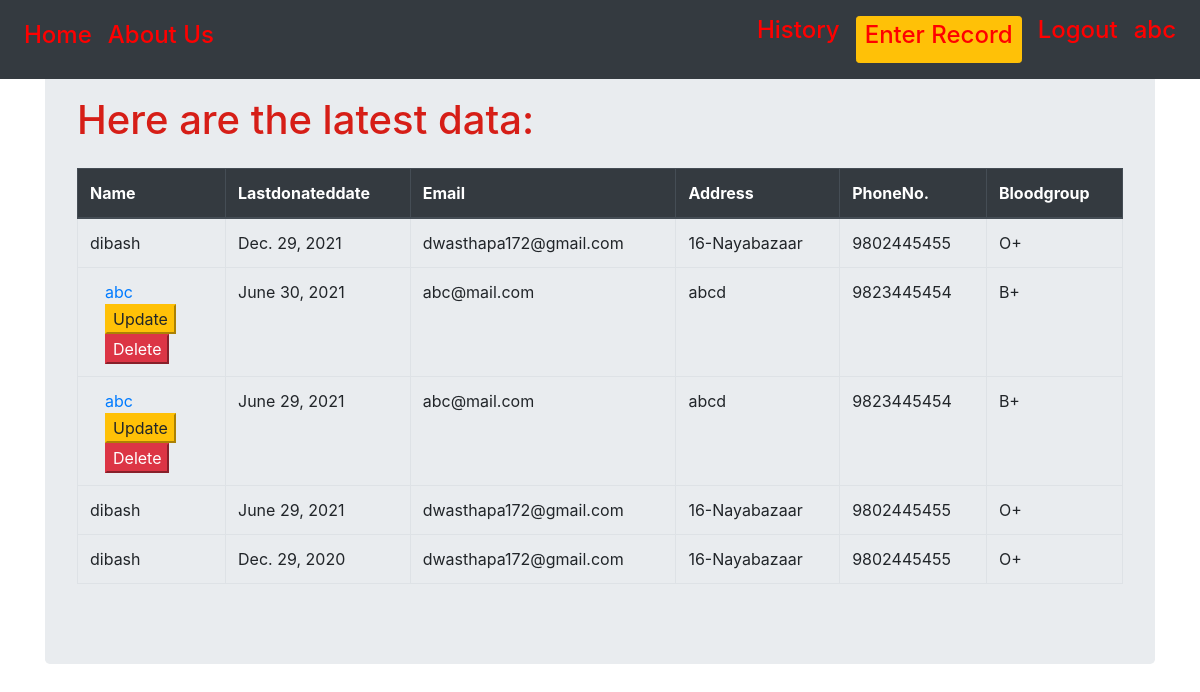
/historylist/ (signed in), run on an earlier commit of the app's database.
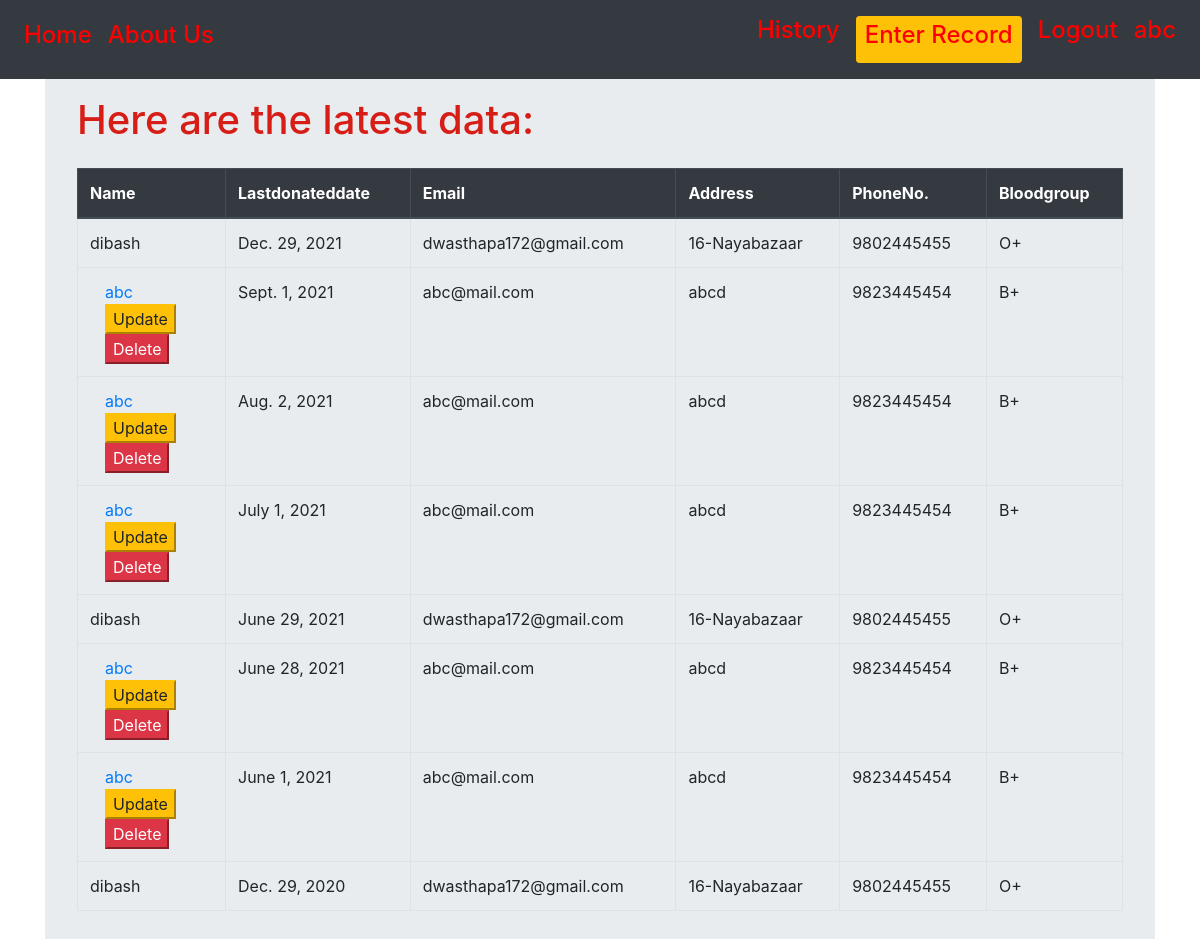
And on a later commit of the database.
### record/models.py (models this page shows, shortened)
class History(models.Model):
    user=models.ForeignKey('auth.User', on_delete=models.CASCADE)
    lastdonateddate = models.DateField(default=timezone.now())

### accounts/models.py (models this page shows, shortened)
class Donor(models.Model):
    user=models.OneToOneField('auth.User',on_delete=models.CASCADE)
    email=models.EmailField(unique=True)
    bloodgroup=models.CharField(choices=Blood_Group,max_length=3)
    phonenumber=models.CharField(max_length=10,unique=True)
    address = models.CharField(max_length=264)

### record/views.py (the view)
# urls.py: path('historylist/',views.HistoryView.as_view(),name='historylist'),
class HistoryView(LoginRequiredMixin, ListView):
    model = History
    template_name='record/historylist.html'
    def get_queryset(self):
        return History.objects.order_by('-lastdonateddate')

### record/templates/record/historylist.html
{% extends "record/base.html" %}
{% block content %}
<div class="container mt-3 pt-3">
  <div class="jumbotron">
<h1>Here are the latest data:</h1>
<div class="table-responsive-lg mt-3 pt-2">
  <table class="table table-hover table-bordered">
    <thead class="thead-dark">
      <th scope="col">Name</th>
      <th scope="col">Lastdonateddate</th>
      <th scope="col">Email</th>
      <th scope="col">Address</th>
      <th scope="col">PhoneNo.</th>
      <th scope="col">Bloodgroup</th>
    </thead>
    {% for i in history_list %}
    <tr>
        {% if i.user == request.user %}
          <td>
            <div class="col">
              <a href="{% url 'record:historydetail' username=i.user.username pk=i.pk %}">{{i.user}}</a>
            </div>
            <div class="col text-left">
              <a href="{%url 'record:profileupdate' username=i.user pk=i.pk%}">
                <button type="button" class="btn-warning" name="Update">Update</button>
              </a>
            </div>
            <div class="col">
            <a href="{%url 'record:deletehistory' username=i.user pk=i.pk%}">
              <button type="button" class="btn-danger">Delete</button>
            </a>
            </div>
          </td>
        {% else %}
          <td>{{i.user}}</td>
        {% endif %}
      <td>{{ i.lastdonateddate}}</td>
      <td>{{i.user.donor.email}}</td>
      <td>{{i.user.donor.address}}</td>
      <td>{{i.user.donor.phonenumber}}</td>
      <td>{{i.user.donor.bloodgroup}}</td>
    </tr>
    {% endfor %}
</div>
</div>
{% endblock %}

What changed in the data, as far as the page shows it:
added History: user "abc", lastdonateddate "Sept. 1, 2021", user.donor.email "abc@mail.com", user.donor.address "abcd", user.donor.phonenumber "9823445454", user.donor.bloodgroup "B+"
changed History: lastdonateddate "June 30, 2021" → "Aug. 2, 2021"
added History: user "abc", lastdonateddate "July 1, 2021", user.donor.email "abc@mail.com", user.donor.address "abcd", user.donor.phonenumber "9823445454", user.donor.bloodgroup "B+"
shown differently, row unchanged: History "June 29, 2021": moves up the list
changed History: lastdonateddate "June 29, 2021" → "June 28, 2021"
added History: user "abc", lastdonateddate "June 1, 2021", user.donor.email "abc@mail.com", user.donor.address "abcd", user.donor.phonenumber "9823445454", user.donor.bloodgroup "B+"
